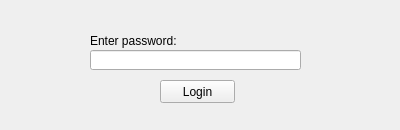
<?xml version="1.0" encoding="UTF-8"?>
<ui version="4.0">
 <class>Form</class>
 <widget class="QWidget" name="Form">
  <property name="geometry">
   <rect>
    <x>0</x>
    <y>0</y>
    <width>400</width>
    <height>130</height>
   </rect>
  </property>
  <property name="windowTitle">
   <string>Form</string>
  </property>
  <widget class="QLineEdit" name="lineEdit">
   <property name="geometry">
    <rect>
     <x>90</x>
     <y>50</y>
     <width>211</width>
     <height>20</height>
    </rect>
   </property>
  </widget>
  <widget class="QLabel" name="label">
   <property name="geometry">
    <rect>
     <x>90</x>
     <y>30</y>
     <width>91</width>
     <height>21</height>
    </rect>
   </property>
   <property name="text">
    <string>Enter password:</string>
   </property>
  </widget>
  <widget class="QPushButton" name="pushButton">
   <property name="geometry">
    <rect>
     <x>160</x>
     <y>80</y>
     <width>75</width>
     <height>23</height>
    </rect>
   </property>
   <property name="text">
    <string>Login</string>
   </property>
  </widget>
 </widget>
 <resources/>
 <connections/>
</ui>
